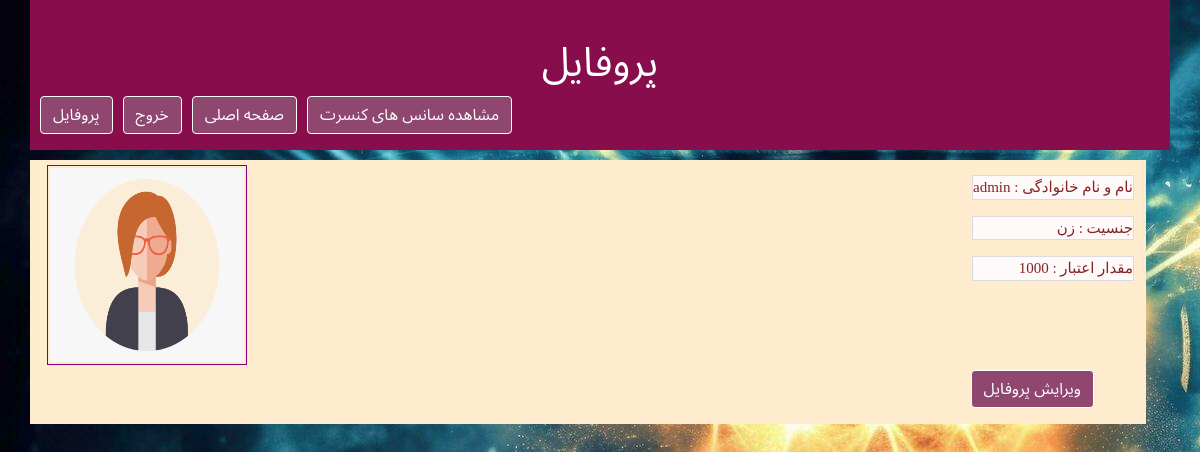
/accounts/profile/ (signed in), run on the app's committed database.
### accounts/models.py (models this page shows)
class ProfileModel(models.Model):
    class Meta:
        verbose_name="کاربر"
        verbose_name_plural="کاربر"
    user= models.OneToOneField(User,on_delete=models.CASCADE, verbose_name="کاربری", related_name="profile")
    ProfileImage= models.ImageField(upload_to="ProfileImages/",verbose_name="عکس")
    Man=1
    Woman=2
    status_choices=((Man,"مرد"),(Woman,"زن"))
    Gender= models.IntegerField(choices=status_choices,verbose_name="جنسیت")
    Credit= models.IntegerField(verbose_name="اعتبار", default=0)

### accounts/views.py (the view)
# urls.py: path('profile/', views.profileView),
@login_required
def profileView(request):
    profile=request.user.profile
    context={
        "profile":profile
    }
    return render(request,"accounts/profile.html", context)

### accounts/templates/accounts/profile.html
{% extends "ticketSales/layout.html" %}
{% block titlepage %}
   پروفایل {{concertdetails.Name}}
{% endblock%}
{% block mainContent %}
    <div class="row">
        <div class="profBlock">
            <div class="prof-border">
                <p class="pStyle"> <span class="title">نام و نام خانوادگی : </span>{{profile.user.get_full_name}} </p>
                <p class="pStyle"> <span class="title">جنسیت : </span>{{profile.get_Gender_display}} </p>
                <p class="pStyle"> <span class="title">مقدار اعتبار : </span>{{profile.Credit}} </p>
            </div>
                <img src="{{ profile.ProfileImage.url }}" class="imageProf">
                <ul class="btnEdit">
                    <li><a class="btn btn-primary" href="/accounts/profileEdit">ویرایش پروفایل</a></li>
                </ul>
        </div>
    </div>
{% endblock %}

### ticketSales/static/ticketSales/css/style.css (style rules this page uses)
p { color: rgb(129, 36, 36); font-size: 15px; }
body { font-family: 'IranianSans'; background-image: url("../../../../media/concertImages/concert.jpg"); }
.btn { background-color: rgb(144, 71, 111); border-color: white; color: white; font-family: "Noto Sans Arabic", sans-serif; }
.profBlock { background-color: blanchedalmond; direction: rtl; margin-top: 10px; }
.pStyle { border: 1px solid gainsboro; background-color: snow; }
.prof-border { padding-top: 15px; float: right; }
.imageProf { direction: ltr; float:left; width: 200px; height: 200px; border: 1px solid purple; padding:2px; margin:5px; }
.btnEdit { clear: both; list-style-type: none; }

### data on the page
ProfileModel: user.get_full_name "admin", Gender "زن", Credit "1000", ProfileImage (picture)
